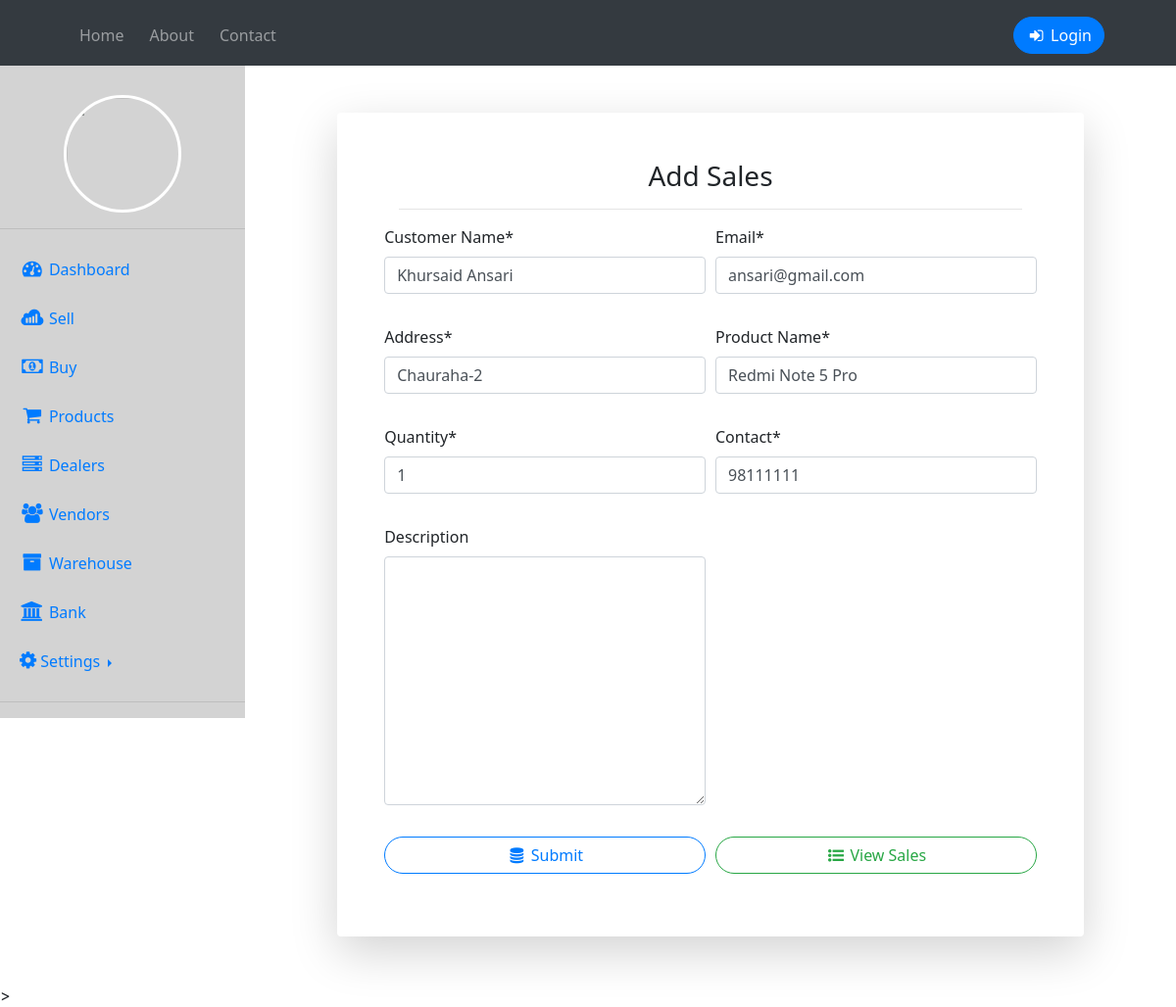
The app's page /editsell/1/ with its own data.
### home/models.py (models this page shows, shortened)
class Sell(models.Model):
    name = models.CharField(max_length=50)
    quantity = models.IntegerField()
    pname = models.CharField(max_length=50)
    email = models.EmailField(max_length=50)
    contact = models.IntegerField()
    address = models.CharField(max_length=50)
    desc = models.TextField()

### home/views.py (the view, shortened to what this page needs)
# urls.py: path('editsell/<int:id>/',views.addsell, name="editsales"),
def addsell(request, id=0):
    if request.method == "GET":
        if id == 0:
            form = SellForm()
        else:
            product = Sell.objects.get(pk=id)
            form = SellForm(instance=product)
        return render(request, 'addsell.html', {'form' : form})

### home/forms.py
class SellForm(forms.ModelForm):
    class Meta:
        model = Sell
        fields = ('name','email', 'address' ,'pname', 'quantity', 'contact', 'desc')
        labels = {
            'name' : 'Customer Name',
            'pname' : 'Product Name',
            'desc' : 'Description',
        }
    def __init__(self, *args, **kwargs):
        super(SellForm, self).__init__(*args, **kwargs)
        self.fields['desc'].required = False

### templates/addsell.html (shortened to what this page needs)
{% extends 'dashboard.html' %}
{% load crispy_forms_tags %}
{% block body %}
<div class="container">
    <div class="row justify-content-center">
      <div class="col-xl-10 col-lg-12 col-md-9">
        <div class="card o-hidden border-0 shadow-lg my-5">
          <div class="card-body p-0">
        <form class="container p-5" method='POST' action="" autocomplete="off">
            <div class="container mb-3">
                <h3 align="center"> Add Sales </h3>
                <hr>
            </div>
            <div class="form-row">
            <div class="form-group col-md-6">
                {{form.name|as_crispy_field}}
            </div>
            <div class="form-group col-md-6">
                {{form.email|as_crispy_field}}
            </div>
            </div>
            <div class="form-row">
                <div class="form-group col-md-6">
                    {{form.address|as_crispy_field}}
                </div>
                <div class="form-group col-md-6">
                    {{form.pname|as_crispy_field}}
                </div>
                <div class="form-group col-md-6">
                    {{form.quantity|as_crispy_field}}
                </div>
                <div class="form-group col-md-6">
                    {{form.contact|as_crispy_field}}
                </div>
            </div>
            <div class="form-row">
                <div class="form-group col-md-6">
                    {{form.desc|as_crispy_field}}
               </div>
            </div>
            <div class="form-row">
                <div class="form-group col">
                    <button class="btn btn-outline-primary btn-block"> <i class="fa fa-database fa-fw" aria-hidden="true"></i>  Submit</button>
                </div>
                <div class="form-group col">
                    <a href='/sales' class="btn btn-outline-success btn-block"><i class="fa fa-list-ul fa-fw" aria-hidden="true"></i> View Sales</a>
                </div>
                </div>
        </form>
        </div>
        </div>
        </div>
        </div>
        </div>
{% endblock body %}

### templates/dashboard.html (style rules this page uses)
* { padding: 0; margin: 0; text-decoration: none; list-style: none; box-sizing: border-box; font-family: 'Segoe UI', Tahoma, Geneva, Verdana, sans-serif; }
.btn { border-radius: 50px; }

### records on screen
Sell: name "Khursaid Ansari", email "ansari@gmail.com", address "Chauraha-2", pname "Redmi Note 5 Pro", quantity "1", contact "98111111"
